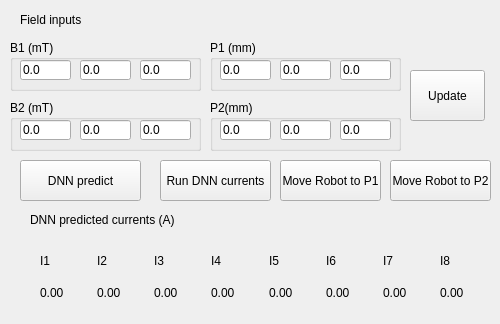
    <widget class="QWidget" name="tab_4">
     <attribute name="title">
      <string>DNN predict</string>
     </attribute>
     <widget class="QGroupBox" name="Group_dnninput_b1">
      <property name="geometry">
       <rect>
        <x>10</x>
        <y>40</y>
        <width>191</width>
        <height>51</height>
       </rect>
      </property>
      <property name="title">
       <string>B1 (mT)</string>
      </property>
      <widget class="QLineEdit" name="lineEdit_dnnInput_b1x">
       <property name="geometry">
        <rect>
         <x>10</x>
         <y>20</y>
         <width>51</width>
         <height>20</height>
        </rect>
       </property>
       <property name="text">
        <string>0.0</string>
       </property>
      </widget>
      <widget class="QLineEdit" name="lineEdit_dnnInput_b1y">
       <property name="geometry">
        <rect>
         <x>70</x>
         <y>20</y>
         <width>51</width>
         <height>20</height>
        </rect>
       </property>
       <property name="text">
        <string>0.0</string>
       </property>
      </widget>
      <widget class="QLineEdit" name="lineEdit_dnnInput_b1z">
       <property name="geometry">
        <rect>
         <x>130</x>
         <y>20</y>
         <width>51</width>
         <height>20</height>
        </rect>
       </property>
       <property name="text">
        <string>0.0</string>
       </property>
      </widget>
     </widget>
     <widget class="QLabel" name="label_10">
      <property name="geometry">
       <rect>
        <x>30</x>
        <y>210</y>
        <width>181</width>
        <height>20</height>
       </rect>
      </property>
      <property name="text">
       <string>DNN predicted currents (A)</string>
      </property>
     </widget>
     <widget class="QGroupBox" name="groupBox_3">
      <property name="geometry">
       <rect>
        <x>210</x>
        <y>40</y>
        <width>191</width>
        <height>51</height>
       </rect>
      </property>
      <property name="title">
       <string>P1 (mm)</string>
      </property>
      <widget class="QLineEdit" name="lineEdit_dnnInput_p1x">
       <property name="geometry">
        <rect>
         <x>10</x>
         <y>20</y>
         <width>51</width>
         <height>20</height>
        </rect>
       </property>
       <property name="text">
        <string>0.0</string>
       </property>
      </widget>
      <widget class="QLineEdit" name="lineEdit_dnnInput_p1y">
       <property name="geometry">
        <rect>
         <x>70</x>
         <y>20</y>
         <width>51</width>
         <height>20</height>
        </rect>
       </property>
       <property name="text">
        <string>0.0</string>
       </property>
      </widget>
      <widget class="QLineEdit" name="lineEdit_dnnInput_p1z">
       <property name="geometry">
        <rect>
         <x>130</x>
         <y>20</y>
         <width>51</width>
         <height>20</height>
        </rect>
       </property>
       <property name="text">
        <string>0.0</string>
       </property>
      </widget>
     </widget>
     <widget class="QGroupBox" name="groupBox_4">
      <property name="geometry">
       <rect>
        <x>210</x>
        <y>100</y>
        <width>191</width>
        <height>51</height>
       </rect>
      </property>
      <property name="title">
       <string>P2(mm)</string>
      </property>
      <widget class="QLineEdit" name="lineEdit_dnnInput_p2x">
       <property name="geometry">
        <rect>
         <x>10</x>
         <y>20</y>
         <width>51</width>
         <height>20</height>
        </rect>
       </property>
       <property name="text">
        <string>0.0</string>
       </property>
      </widget>
      <widget class="QLineEdit" name="lineEdit_dnnInput_p2y">
       <property name="geometry">
        <rect>
         <x>70</x>
         <y>20</y>
         <width>51</width>
         <height>20</height>
        </rect>
       </property>
       <property name="text">
        <string>0.0</string>
       </property>
      </widget>
      <widget class="QLineEdit" name="lineEdit_dnnInput_p2z">
       <property name="geometry">
        <rect>
         <x>130</x>
         <y>20</y>
         <width>51</width>
         <height>20</height>
        </rect>
       </property>
       <property name="text">
        <string>0.0</string>
       </property>
      </widget>
     </widget>
     <widget class="QPushButton" name="pushButton_dnn_inputupdate">
      <property name="geometry">
       <rect>
        <x>410</x>
        <y>70</y>
        <width>75</width>
        <height>51</height>
       </rect>
      </property>
      <property name="text">
       <string>Update</string>
      </property>
     </widget>
     <widget class="QLabel" name="label_9">
      <property name="geometry">
       <rect>
        <x>20</x>
        <y>10</y>
        <width>91</width>
        <height>20</height>
       </rect>
      </property>
      <property name="text">
       <string>Field inputs</string>
      </property>
     </widget>
     <widget class="QGroupBox" name="groupBox_2">
      <property name="geometry">
       <rect>
        <x>10</x>
        <y>100</y>
        <width>191</width>
        <height>51</height>
       </rect>
      </property>
      <property name="title">
       <string>B2 (mT)</string>
      </property>
      <widget class="QLineEdit" name="lineEdit_dnnInput_b2x">
       <property name="geometry">
        <rect>
         <x>10</x>
         <y>20</y>
         <width>51</width>
         <height>20</height>
        </rect>
       </property>
       <property name="text">
        <string>0.0</string>
       </property>
      </widget>
      <widget class="QLineEdit" name="lineEdit_dnnInput_b2y">
       <property name="geometry">
        <rect>
         <x>70</x>
         <y>20</y>
         <width>51</width>
         <height>20</height>
        </rect>
       </property>
       <property name="text">
        <string>0.0</string>
       </property>
      </widget>
      <widget class="QLineEdit" name="lineEdit_dnnInput_b2z">
       <property name="geometry">
        <rect>
         <x>130</x>
         <y>20</y>
         <width>51</width>
         <height>20</height>
        </rect>
       </property>
       <property name="text">
        <string>0.0</string>
       </property>
      </widget>
     </widget>
     <widget class="QPushButton" name="pushButton_DNNpredict">
      <property name="geometry">
       <rect>
        <x>20</x>
        <y>160</y>
        <width>121</width>
        <height>41</height>
       </rect>
      </property>
      <property name="text">
       <string>DNN predict</string>
      </property>
     </widget>
     <widget class="QPushButton" name="pushButton_run_dnncurent">
      <property name="geometry">
       <rect>
        <x>160</x>
        <y>160</y>
        <width>111</width>
        <height>41</height>
       </rect>
      </property>
      <property name="text">
       <string>Run DNN currents</string>
      </property>
     </widget>
     <widget class="QPushButton" name="pushButton_moveRot2_P2">
      <property name="geometry">
       <rect>
        <x>390</x>
        <y>160</y>
        <width>101</width>
        <height>41</height>
       </rect>
      </property>
      <property name="text">
       <string>Move Robot to P2</string>
      </property>
     </widget>
     <widget class="QWidget" name="horizontalLayoutWidget_6">
      <property name="geometry">
       <rect>
        <x>40</x>
        <y>250</y>
        <width>451</width>
        <height>21</height>
       </rect>
      </property>
      <layout class="QHBoxLayout" name="horizontalLayout_6">
       <item>
        <widget class="QLabel" name="label_robot_px_5">
         <property name="text">
          <string>I1</string>
         </property>
        </widget>
       </item>
       <item>
        <widget class="QLabel" name="label_robot_py_5">
         <property name="text">
          <string>I2</string>
         </property>
        </widget>
       </item>
       <item>
        <widget class="QLabel" name="label_robot_pz_5">
         <property name="text">
          <string>I3</string>
         </property>
        </widget>
       </item>
       <item>
        <widget class="QLabel" name="label_robot_ea1_5">
         <property name="text">
          <string>I4</string>
         </property>
        </widget>
       </item>
       <item>
        <widget class="QLabel" name="label_robot_ea2_5">
         <property name="text">
          <string>I5</string>
         </property>
        </widget>
       </item>
       <item>
        <widget class="QLabel" name="label_robot_ea3_6">
         <property name="text">
          <string>I6</string>
         </property>
        </widget>
       </item>
       <item>
        <widget class="QLabel" name="label_robot_ea3_7">
         <property name="text">
          <string>I7</string>
         </property>
        </widget>
       </item>
       <item>
        <widget class="QLabel" name="label_robot_ea3_8">
         <property name="text">
          <string>I8</string>
         </property>
        </widget>
       </item>
      </layout>
     </widget>
     <widget class="QPushButton" name="pushButton_moveRot2_P1">
      <property name="geometry">
       <rect>
        <x>280</x>
        <y>160</y>
        <width>101</width>
        <height>41</height>
       </rect>
      </property>
      <property name="text">
       <string>Move Robot to P1</string>
      </property>
     </widget>
     <widget class="QWidget" name="horizontalLayoutWidget_5">
      <property name="geometry">
       <rect>
        <x>40</x>
        <y>270</y>
        <width>451</width>
        <height>45</height>
       </rect>
      </property>
      <layout class="QHBoxLayout" name="horizontalLayout_5">
       <item>
        <widget class="QLabel" name="label_dnn_predict_I1">
         <property name="text">
          <string>0.00</string>
         </property>
        </widget>
       </item>
       <item>
        <widget class="QLabel" name="label_dnn_predict_I2">
         <property name="text">
          <string>0.00</string>
         </property>
        </widget>
       </item>
       <item>
        <widget class="QLabel" name="label_dnn_predict_I3">
         <property name="text">
          <string>0.00</string>
         </property>
        </widget>
       </item>
       <item>
        <widget class="QLabel" name="label_dnn_predict_I4">
         <property name="text">
          <string>0.00</string>
         </property>
        </widget>
       </item>
       <item>
        <widget class="QLabel" name="label_dnn_predict_I5">
         <property name="text">
          <string>0.00</string>
         </property>
        </widget>
       </item>
       <item>
        <widget class="QLabel" name="label_dnn_predict_I6">
         <property name="text">
          <string>0.00</string>
         </property>
        </widget>
       </item>
       <item>
        <widget class="QLabel" name="label_dnn_predict_I7">
         <property name="text">
          <string>0.00</string>
         </property>
        </widget>
       </item>
       <item>
        <widget class="QLabel" name="label_dnn_predict_I8">
         <property name="text">
          <string>0.00</string>
         </property>
        </widget>
       </item>
      </layout>
     </widget>
    </widget>
